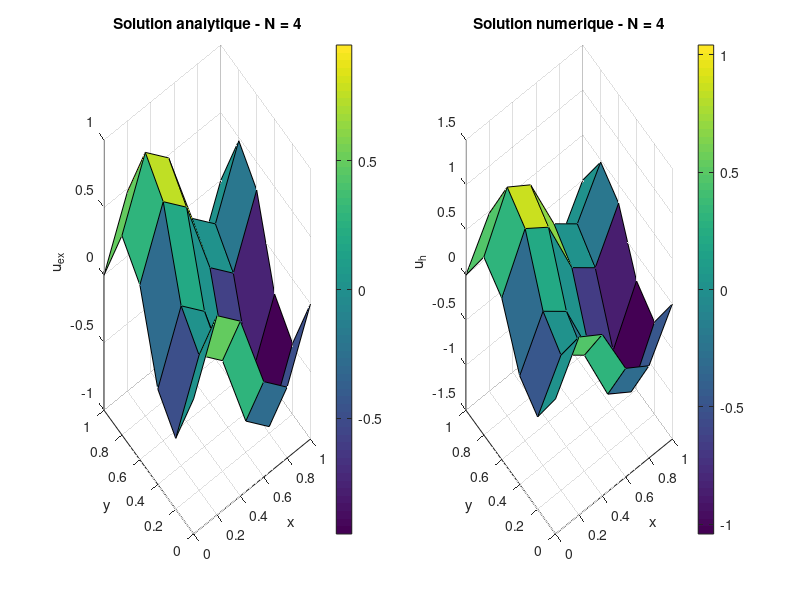
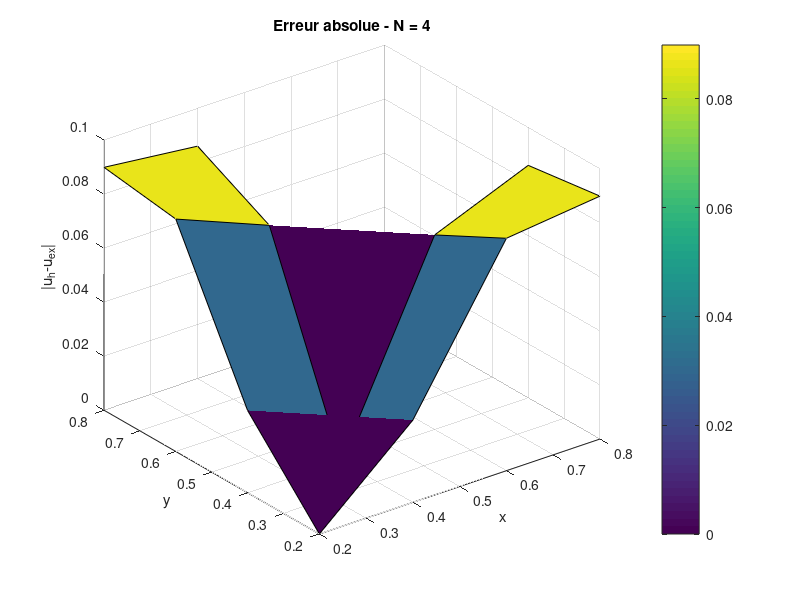
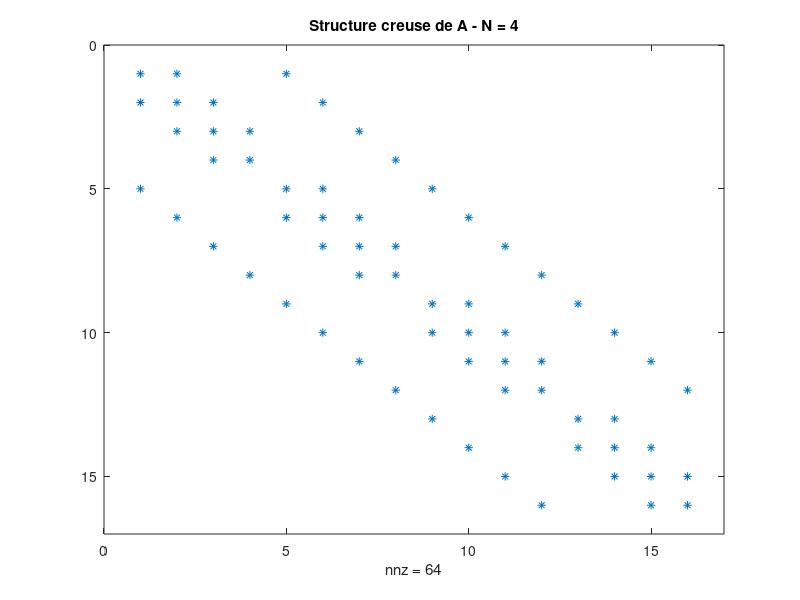
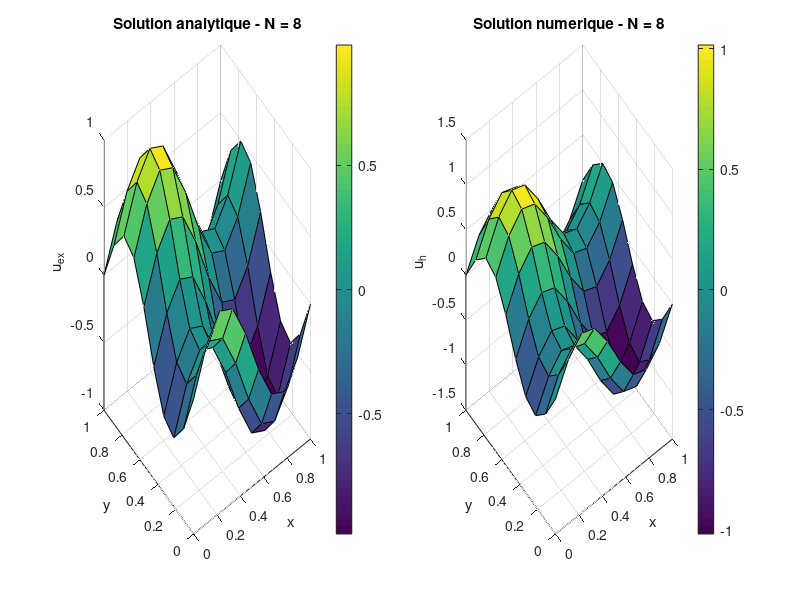

Here is the MATLAB script that generated these plots, in order: (Note: this script raises an error after producing the figures.)
%% Poisson 2D by finite differences
% Corrected reference script for the project.
%
% Problem:
%   -Delta u = f on (0,1)x(0,1)
%   u = g on the boundary
%
% Exact solution:
%   u(x,y) = cos(pi(x+y)) sin(pi(x-y))
%
% The five-point finite-difference stencil is used and the numerical
% convergence is studied for N = 4, 8, 16, 32, 64 interior points
% per direction.

clear;
clc;
close all;

%% 1. Grid sizes
N_values = [4 8 16 32 64];
nb_tests = length(N_values);

h_values = zeros(nb_tests,1);
cond_values = zeros(nb_tests,1);
erreur_Linf_values = zeros(nb_tests,1);
erreur_L2_values = zeros(nb_tests,1);

%% 2. Exact solution and right-hand side
uexact = @(x,y) cos(pi*(x+y)) .* sin(pi*(x-y));

% Since -Delta u = f:
f = @(x,y) 2*pi^2 * (sin(2*pi*x) - sin(2*pi*y));

%% 3. Main loop
for test = 1:nb_tests

    N = N_values(test);
    h = 1/(N+1);
    h_values(test) = h;

    fprintf('\n========================================\n');
    fprintf('Calcul pour N = %d\n', N);
    fprintf('Pas h = %.10e\n', h);
    fprintf('========================================\n');

    %% Interior grid
    x_int = h:h:1-h;
    y_int = h:h:1-h;
    [X_int, Y_int] = ndgrid(x_int, y_int);

    %% Five-point finite-difference matrix
    %
    % 4u(i,j) - u(i-1,j) - u(i+1,j)
    %          - u(i,j-1) - u(i,j+1)
    % = h^2 f(x_i,y_j)

    e = ones(N,1);
    T = spdiags([-e 4*e -e], [-1 0 1], N, N);
    I = speye(N);
    B = spdiags([-e -e], [-1 1], N, N);

    % Correct sign: B already contains -1 off-diagonal entries.
    A = kron(speye(N), T) + kron(B, I);

    if N == 4
        disp('Matrice A pour N = 4 :');
        disp(full(A));
        fprintf('Verification A(1,2) = %.0f (attendu -1)\n', full(A(1,2)));
        fprintf('Verification A(1,5) = %.0f (attendu -1)\n', full(A(1,5)));
    end

    cond_values(test) = condest(A);

    %% Right-hand side including Dirichlet boundary contributions
    F = zeros(N,N);

    for j = 1:N
        for i = 1:N

            x = X_int(i,j);
            y = Y_int(i,j);

            F(i,j) = h^2 * f(x,y);

            if i == 1
                F(i,j) = F(i,j) + uexact(0,y);
            end
            if i == N
                F(i,j) = F(i,j) + uexact(1,y);
            end
            if j == 1
                F(i,j) = F(i,j) + uexact(x,0);
            end
            if j == N
                F(i,j) = F(i,j) + uexact(x,1);
            end

        end
    end

    % MATLAB column-major ordering matches the chosen unknown ordering.
    b = F(:);

    %% Linear solve
    U = A\b;
    U_num_int = reshape(U, N, N);
    U_exact_int = uexact(X_int, Y_int);

    %% Errors
    E = abs(U_num_int - U_exact_int);

    erreur_Linf_values(test) = max(E(:));

    % Discrete L2 norm scaled by the mesh area
    erreur_L2_values(test) = h * norm(E(:), 2);

    fprintf('condest(A) = %.6e\n', cond_values(test));
    fprintf('Erreur Linf = %.6e\n', erreur_Linf_values(test));
    fprintf('Erreur L2   = %.6e\n', erreur_L2_values(test));

    %% Full grid for visualization
    x_full = 0:h:1;
    y_full = 0:h:1;
    [X_full, Y_full] = ndgrid(x_full, y_full);

    U_exact_full = uexact(X_full, Y_full);
    U_num_full = U_exact_full;
    U_num_full(2:N+1, 2:N+1) = U_num_int;

    %% Exact vs numerical solution
    fig = figure('Visible','off');
    subplot(1,2,1);
    surf(X_full, Y_full, U_exact_full);
    xlabel('x'); ylabel('y'); zlabel('u_{ex}');
    title(sprintf('Solution analytique - N = %d', N));
    colorbar; grid on;

    subplot(1,2,2);
    surf(X_full, Y_full, U_num_full);
    xlabel('x'); ylabel('y'); zlabel('u_h');
    title(sprintf('Solution numerique - N = %d', N));
    colorbar; grid on;

    exportgraphics(fig, sprintf('comparaison_solutions_N%d.png',N));
    close(fig);

    %% Absolute error
    fig = figure('Visible','off');
    surf(X_int, Y_int, E);
    xlabel('x'); ylabel('y'); zlabel('|u_h-u_{ex}|');
    title(sprintf('Erreur absolue - N = %d', N));
    colorbar; grid on;
    exportgraphics(fig, sprintf('erreur_absolue_N%d.png',N));
    close(fig);

    %% Matrix sparsity
    fig = figure('Visible','off');
    spy(A);
    title(sprintf('Structure creuse de A - N = %d', N));
    exportgraphics(fig, sprintf('structure_matrice_A_N%d.png',N));
    close(fig);

end

%% 4. Summary table
resultats = table( ...
    N_values(:), ...
    h_values, ...
    cond_values, ...
    erreur_Linf_values, ...
    erreur_L2_values, ...
    'VariableNames', {'N','h','Conditionnement','Erreur_Linf','Erreur_L2'} ...
);

disp(resultats);

%% 5. Estimated convergence order
coeff_Linf = polyfit(log(h_values), log(erreur_Linf_values), 1);
coeff_L2   = polyfit(log(h_values), log(erreur_L2_values), 1);

ordre_Linf = coeff_Linf(1);
ordre_L2   = coeff_L2(1);

fprintf('\nOrdre estime en norme Linf : %.4f\n', ordre_Linf);
fprintf('Ordre estime en norme L2   : %.4f\n', ordre_L2);

fig = figure('Visible','off');
loglog(h_values, erreur_Linf_values, '-o', 'LineWidth', 1.5);
hold on;
loglog(h_values, erreur_L2_values, '-s', 'LineWidth', 1.5);
grid on;
xlabel('h');
ylabel('Erreur');
title('Evolution des erreurs en fonction du pas h');
legend( ...
    sprintf('Erreur L^\\infty, p = %.2f', ordre_Linf), ...
    sprintf('Erreur L^2, p = %.2f', ordre_L2), ...
    'Location', 'best' ...
);
exportgraphics(fig, 'courbes_loglog_erreurs.png');
close(fig);
